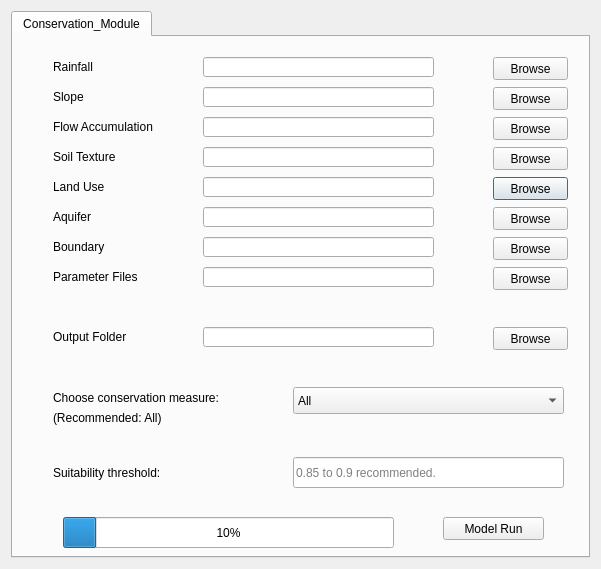
<?xml version="1.0" encoding="UTF-8"?>
<ui version="4.0">
 <class>ConservationDialogBase</class>
 <widget class="QDialog" name="ConservationDialogBase">
  <property name="geometry">
   <rect>
    <x>0</x>
    <y>0</y>
    <width>601</width>
    <height>569</height>
   </rect>
  </property>
  <property name="windowTitle">
   <string>Indian WAtershed Management support System</string>
  </property>
  <layout class="QGridLayout" name="gridLayout">
   <item row="0" column="0">
    <widget class="QTabWidget" name="Conservation_Module">
     <property name="currentIndex">
      <number>0</number>
     </property>
     <widget class="QWidget" name="CM">
      <attribute name="title">
       <string>Conservation_Module</string>
      </attribute>
      <widget class="QPushButton" name="PB_CM_5">
       <property name="geometry">
        <rect>
         <x>480</x>
         <y>140</y>
         <width>75</width>
         <height>23</height>
        </rect>
       </property>
       <property name="text">
        <string>Browse</string>
       </property>
      </widget>
      <widget class="QLabel" name="LB_CM_8">
       <property name="geometry">
        <rect>
         <x>40</x>
         <y>230</y>
         <width>121</width>
         <height>20</height>
        </rect>
       </property>
       <property name="text">
        <string>Parameter Files</string>
       </property>
      </widget>
      <widget class="QPushButton" name="PB_CM_8">
       <property name="geometry">
        <rect>
         <x>480</x>
         <y>230</y>
         <width>75</width>
         <height>23</height>
        </rect>
       </property>
       <property name="text">
        <string>Browse</string>
       </property>
      </widget>
      <widget class="QPushButton" name="PB_CM_2">
       <property name="geometry">
        <rect>
         <x>480</x>
         <y>50</y>
         <width>75</width>
         <height>23</height>
        </rect>
       </property>
       <property name="text">
        <string>Browse</string>
       </property>
      </widget>
      <widget class="QPushButton" name="PB_CM_4">
       <property name="geometry">
        <rect>
         <x>480</x>
         <y>110</y>
         <width>75</width>
         <height>23</height>
        </rect>
       </property>
       <property name="text">
        <string>Browse</string>
       </property>
      </widget>
      <widget class="QLabel" name="LB_CM_1">
       <property name="geometry">
        <rect>
         <x>40</x>
         <y>20</y>
         <width>71</width>
         <height>20</height>
        </rect>
       </property>
       <property name="text">
        <string>Rainfall</string>
       </property>
       <property name="textFormat">
        <enum>Qt::AutoText</enum>
       </property>
      </widget>
      <widget class="QLabel" name="LB_CM_9">
       <property name="geometry">
        <rect>
         <x>40</x>
         <y>290</y>
         <width>121</width>
         <height>20</height>
        </rect>
       </property>
       <property name="text">
        <string>Output Folder</string>
       </property>
      </widget>
      <widget class="QLabel" name="LB_CM_5">
       <property name="geometry">
        <rect>
         <x>40</x>
         <y>140</y>
         <width>81</width>
         <height>20</height>
        </rect>
       </property>
       <property name="text">
        <string>Land Use</string>
       </property>
      </widget>
      <widget class="QLabel" name="LB_CM_3">
       <property name="geometry">
        <rect>
         <x>40</x>
         <y>80</y>
         <width>121</width>
         <height>20</height>
        </rect>
       </property>
       <property name="text">
        <string>Flow Accumulation</string>
       </property>
      </widget>
      <widget class="QProgressBar" name="PG_CM">
       <property name="geometry">
        <rect>
         <x>50</x>
         <y>480</y>
         <width>331</width>
         <height>31</height>
        </rect>
       </property>
       <property name="value">
        <number>10</number>
       </property>
      </widget>
      <widget class="QPushButton" name="PB_CM_1">
       <property name="geometry">
        <rect>
         <x>480</x>
         <y>20</y>
         <width>75</width>
         <height>23</height>
        </rect>
       </property>
       <property name="text">
        <string>Browse</string>
       </property>
      </widget>
      <widget class="QPushButton" name="PB_CM_3">
       <property name="geometry">
        <rect>
         <x>480</x>
         <y>80</y>
         <width>75</width>
         <height>23</height>
        </rect>
       </property>
       <property name="text">
        <string>Browse</string>
       </property>
      </widget>
      <widget class="QPushButton" name="MR_CM">
       <property name="geometry">
        <rect>
         <x>430</x>
         <y>480</y>
         <width>101</width>
         <height>23</height>
        </rect>
       </property>
       <property name="text">
        <string>Model Run</string>
       </property>
      </widget>
      <widget class="QLabel" name="LB_CM_4">
       <property name="geometry">
        <rect>
         <x>40</x>
         <y>110</y>
         <width>141</width>
         <height>20</height>
        </rect>
       </property>
       <property name="text">
        <string>Soil Texture</string>
       </property>
      </widget>
      <widget class="QLabel" name="LB_CM_2">
       <property name="geometry">
        <rect>
         <x>40</x>
         <y>50</y>
         <width>81</width>
         <height>20</height>
        </rect>
       </property>
       <property name="text">
        <string>Slope</string>
       </property>
      </widget>
      <widget class="QPushButton" name="PB_CM_9">
       <property name="geometry">
        <rect>
         <x>480</x>
         <y>290</y>
         <width>75</width>
         <height>23</height>
        </rect>
       </property>
       <property name="text">
        <string>Browse</string>
       </property>
      </widget>
      <widget class="QLabel" name="LB_CM_6">
       <property name="geometry">
        <rect>
         <x>40</x>
         <y>170</y>
         <width>101</width>
         <height>20</height>
        </rect>
       </property>
       <property name="text">
        <string>Aquifer</string>
       </property>
      </widget>
      <widget class="QPushButton" name="PB_CM_6">
       <property name="geometry">
        <rect>
         <x>480</x>
         <y>170</y>
         <width>75</width>
         <height>23</height>
        </rect>
       </property>
       <property name="text">
        <string>Browse</string>
       </property>
      </widget>
      <widget class="QLineEdit" name="LE_CM_1">
       <property name="geometry">
        <rect>
         <x>190</x>
         <y>20</y>
         <width>231</width>
         <height>20</height>
        </rect>
       </property>
      </widget>
      <widget class="QLineEdit" name="LE_CM_2">
       <property name="geometry">
        <rect>
         <x>190</x>
         <y>50</y>
         <width>231</width>
         <height>20</height>
        </rect>
       </property>
      </widget>
      <widget class="QLineEdit" name="LE_CM_3">
       <property name="geometry">
        <rect>
         <x>190</x>
         <y>80</y>
         <width>231</width>
         <height>20</height>
        </rect>
       </property>
      </widget>
      <widget class="QLineEdit" name="LE_CM_4">
       <property name="geometry">
        <rect>
         <x>190</x>
         <y>110</y>
         <width>231</width>
         <height>20</height>
        </rect>
       </property>
      </widget>
      <widget class="QLineEdit" name="LE_CM_5">
       <property name="geometry">
        <rect>
         <x>190</x>
         <y>140</y>
         <width>231</width>
         <height>20</height>
        </rect>
       </property>
      </widget>
      <widget class="QLineEdit" name="LE_CM_6">
       <property name="geometry">
        <rect>
         <x>190</x>
         <y>170</y>
         <width>231</width>
         <height>20</height>
        </rect>
       </property>
      </widget>
      <widget class="QLineEdit" name="LE_CM_8">
       <property name="geometry">
        <rect>
         <x>190</x>
         <y>230</y>
         <width>231</width>
         <height>20</height>
        </rect>
       </property>
      </widget>
      <widget class="QLineEdit" name="LE_CM_9">
       <property name="geometry">
        <rect>
         <x>190</x>
         <y>290</y>
         <width>231</width>
         <height>20</height>
        </rect>
       </property>
      </widget>
      <widget class="QLabel" name="LB_CM_10">
       <property name="geometry">
        <rect>
         <x>40</x>
         <y>350</y>
         <width>231</width>
         <height>21</height>
        </rect>
       </property>
       <property name="acceptDrops">
        <bool>false</bool>
       </property>
       <property name="text">
        <string>Choose conservation measure:</string>
       </property>
       <property name="textFormat">
        <enum>Qt::AutoText</enum>
       </property>
      </widget>
      <widget class="QLabel" name="LB_CM_11">
       <property name="geometry">
        <rect>
         <x>40</x>
         <y>370</y>
         <width>201</width>
         <height>21</height>
        </rect>
       </property>
       <property name="text">
        <string>(Recommended: All)</string>
       </property>
      </widget>
      <widget class="QComboBox" name="CB_CM">
       <property name="geometry">
        <rect>
         <x>280</x>
         <y>350</y>
         <width>271</width>
         <height>27</height>
        </rect>
       </property>
       <property name="whatsThis">
        <string/>
       </property>
       <property name="maxCount">
        <number>64</number>
       </property>
       <item>
        <property name="text">
         <string>All</string>
        </property>
       </item>
       <item>
        <property name="text">
         <string>contour_bunding</string>
        </property>
       </item>
       <item>
        <property name="text">
         <string>graded_bunding</string>
        </property>
       </item>
       <item>
        <property name="text">
         <string>contour_trenching</string>
        </property>
       </item>
       <item>
        <property name="text">
         <string>check_dam</string>
        </property>
       </item>
       <item>
        <property name="text">
         <string>gully_plug</string>
        </property>
       </item>
       <item>
        <property name="text">
         <string>bench_terracing</string>
        </property>
       </item>
       <item>
        <property name="text">
         <string>percolation_tank</string>
        </property>
       </item>
       <item>
        <property name="text">
         <string>ditch_and_furrow</string>
        </property>
       </item>
       <item>
        <property name="text">
         <string>farm_pond</string>
        </property>
       </item>
       <item>
        <property name="text">
         <string>conservation_ditches</string>
        </property>
       </item>
       <item>
        <property name="text">
         <string>ground_water_dam</string>
        </property>
       </item>
       <item>
        <property name="text">
         <string>gravity_head_recharge_well</string>
        </property>
       </item>
       <item>
        <property name="text">
         <string>injection_well</string>
        </property>
       </item>
       <item>
        <property name="text">
         <string>recharge_shaft</string>
        </property>
       </item>
       <item>
        <property name="text">
         <string>recharge_pit</string>
        </property>
       </item>
       <item>
        <property name="text">
         <string>fracture_seal_cementation</string>
        </property>
       </item>
      </widget>
      <widget class="QLineEdit" name="LE_CM_10">
       <property name="geometry">
        <rect>
         <x>280</x>
         <y>420</y>
         <width>271</width>
         <height>31</height>
        </rect>
       </property>
       <property name="toolTip">
        <string>Default is 0.85.</string>
       </property>
       <property name="placeholderText">
        <string>0.85 to 0.9 recommended.</string>
       </property>
      </widget>
      <widget class="QLabel" name="LB_CM_17">
       <property name="geometry">
        <rect>
         <x>40</x>
         <y>420</y>
         <width>181</width>
         <height>31</height>
        </rect>
       </property>
       <property name="text">
        <string>Suitability threshold:</string>
       </property>
      </widget>
      <widget class="QLabel" name="LB_CM_7">
       <property name="geometry">
        <rect>
         <x>40</x>
         <y>200</y>
         <width>121</width>
         <height>20</height>
        </rect>
       </property>
       <property name="text">
        <string>Boundary</string>
       </property>
      </widget>
      <widget class="QLineEdit" name="LE_CM_7">
       <property name="geometry">
        <rect>
         <x>190</x>
         <y>200</y>
         <width>231</width>
         <height>20</height>
        </rect>
       </property>
      </widget>
      <widget class="QPushButton" name="PB_CM_7">
       <property name="geometry">
        <rect>
         <x>480</x>
         <y>200</y>
         <width>75</width>
         <height>23</height>
        </rect>
       </property>
       <property name="text">
        <string>Browse</string>
       </property>
      </widget>
     </widget>
    </widget>
   </item>
  </layout>
 </widget>
 <resources/>
 <connections/>
</ui>
